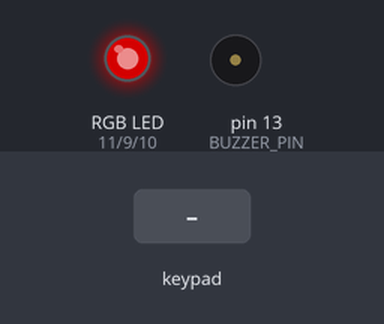
A sketch run on a simulated Arduino Uno, built with avr-gcc and run on an emulated ATmega328P. Parts: an RGB LED mixed from three pins (HIGH = lit), buzzer (waves = sounding). Dashed ring = blinking. Inputs (shaded band) come from the test bench. Dim RGB values are drawn brighter than linear; what the sketch prints to the serial monitor is not drawn.

Above: at 1.4 s.
1.5 s: key '*' pressed
At 2.9 s:
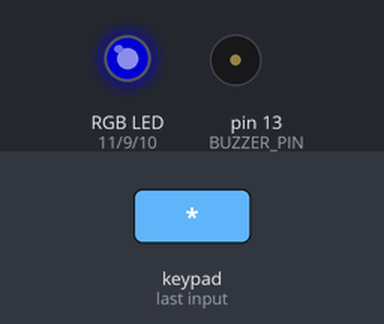
3.2 s: keypad keys 0 0 0 0 pressed 0.4 s apart
At 6.3 s:
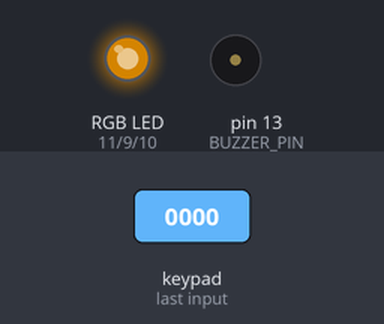
6.6 s: keypad keys 0 0 0 0 # pressed 0.4 s apart
At 8.01 s:
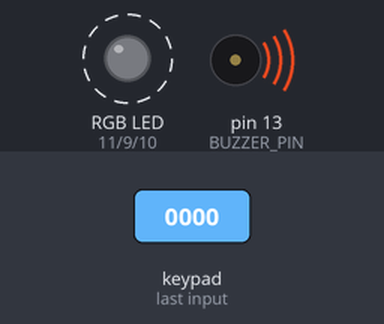
10.1 s: keypad keys 0 0 0 0 A pressed 0.4 s apart
At 13.2 s:
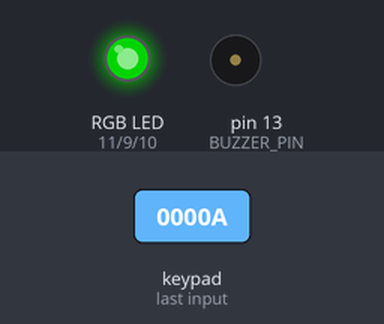
13.6 s: key '#' pressed
At 13.7 s:
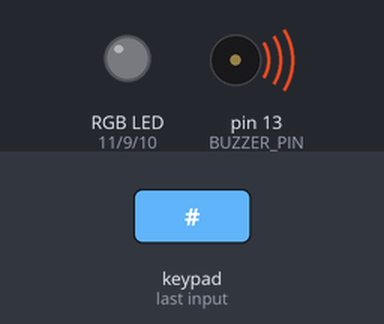
15.3 s: keypad keys 1 2 8 7 6 pressed 0.4 s apart
At 17.07 s:
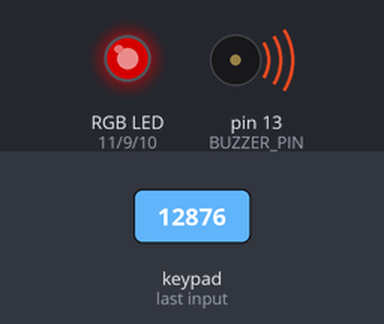
Timing chart, 0 to 18.7 s (numbered marks = the images above; inputs shaded):
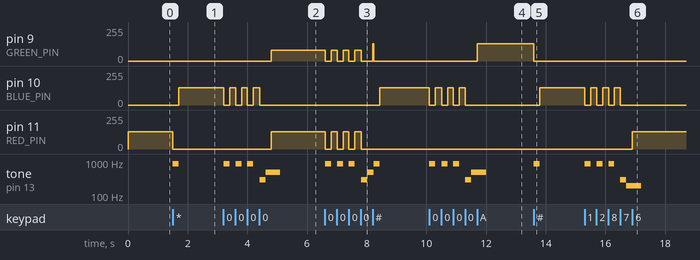

Measured:
- after the input at 1.5 s, pin 10 (BLUE_PIN): 0/255 → 128/255 after 0.20 s; pin 11 (RED_PIN): 128/255 → 0/255 at once; tone on pin 13 (BUZZER_PIN): silent → 880 Hz at once, → silent 0.20 s later
- after the input at 3.2 s, pin 9 (GREEN_PIN): 0/255 → 80/255 after 1.6 s; pin 10 (BLUE_PIN): alternates 128/255 for 0.20 s and 0/255 for 0.20 s, 7 changes in all, then stays 0/255, starting at once
- after the input at 6.6 s, pin 9 (GREEN_PIN): 80/255 → 0/255 at once, → 80/255 0.20 s later, → 0/255 0.20 s later, → 80/255 0.20 s later, … (9 changes in this stretch); pin 10 (BLUE_PIN): 0/255 → 128/255 after 1.8 s
- after the input at 10.1 s, pin 9 (GREEN_PIN): 0/255 → 128/255 after 1.6 s; pin 10 (BLUE_PIN): alternates 128/255 for 0.20 s and 0/255 for 0.20 s, 7 changes in all, then stays 0/255, starting at once; tone on pin 13 (BUZZER_PIN): plays 880 Hz for 0.20 s, 880 Hz for 0.20 s, 880 Hz for 0.20 s, 300 Hz for 0.20 s, 500 Hz for 0.50 s, starting at once
- after the input at 13.6 s, pin 9 (GREEN_PIN): 128/255 → 0/255 at once; pin 10 (BLUE_PIN): 0/255 → 128/255 after 0.20 s; tone on pin 13 (BUZZER_PIN): silent → 880 Hz at once, → silent 0.20 s later
- after the input at 15.3 s, pin 10 (BLUE_PIN): alternates 128/255 for 0.20 s and 0/255 for 0.20 s, 7 changes in all, then stays 0/255, starting at once; pin 11 (RED_PIN): 0/255 → 128/255 after 1.6 s; tone on pin 13 (BUZZER_PIN): plays 880 Hz for 0.20 s, 880 Hz for 0.20 s, 880 Hz for 0.20 s, 300 Hz for 0.20 s, 200 Hz for 0.50 s, starting at once

The sketch:

Day_15.ino
```cpp
// C++ code
//

#include <Keypad.h>

const byte ROWS = 4;
const byte COLS = 4;

const byte PIN_LENGTH = 4;
char password[PIN_LENGTH] =  { '0', '0', '0', '0' };

byte ROW_PINS[ROWS] = {12, 8, 7, 6};
byte COL_PINS[COLS] = {5, 4, 3, 2};

const char BUTTONS[ROWS][COLS] = {
  { '1', '2', '3', 'A' },
  { '4', '5', '6', 'B' },
  { '7', '8', '9', 'C' },
  { '*', '0', '#', 'D' }
};

Keypad heroKeypad = Keypad(makeKeymap(BUTTONS), ROW_PINS, COL_PINS, ROWS, COLS);

const byte BUZZER_PIN = 13;

const byte RED_PIN = 11;
const byte BLUE_PIN = 10;
const byte GREEN_PIN = 9;

void setup()
{
  pinMode(BUZZER_PIN, OUTPUT);
  pinMode(RED_PIN, OUTPUT);
  pinMode(BLUE_PIN, OUTPUT);
  pinMode(GREEN_PIN, OUTPUT);

  displayColor(128, 0, 0);

  Serial.begin(9600);
  delay(200);
  Serial.println("Press * to enter new PIN or # to access the system.");
}

void loop()
{
  char button_character = heroKeypad.waitForKey();

  if (button_character == '#'){
    giveInputFeedback();
    bool access_allowed = validatePin();
    if (access_allowed){
      Serial.println("Welcome, authorized user. You may now begin using the system.");
    } else {
      Serial.println("Access Denied.");
      Serial.println("\nPress * to enter new PIN or # to access the system.");
    }
  }

  if (button_character == '*') {
    giveInputFeedback();
    bool access_allowed = validatePin();

    if (access_allowed) {
      displayColor(128, 80, 0);
      Serial.println("Welcome, authorized user. Please Enter a new PIN: ");

      for ( int i = 0; i < PIN_LENGTH; i++ ) {
        password[i] = heroKeypad.waitForKey();

        if (i < (PIN_LENGTH - 1)) {
          giveInputFeedback();
          displayColor(128, 80, 0);
        }

        Serial.print("*");
      }

      Serial.println();
      Serial.println("Pin Successfully Changed");
      giveSuccessFeedback();
    } else {
      Serial.println("Access Denined. Cannot change PIN without the old or default.");
      Serial.println("\nPress * to enter new PIN or # to access the system.");
    }
  }
}

bool validatePin() {
  Serial.println("Enter PIN to continue.");
  byte inputError = 0;

  for ( int i = 0; i < PIN_LENGTH; i++ ) {
    char button_character = heroKeypad.waitForKey();


    if (password[i] != button_character) {
      inputError++;
    }

    if (i < (PIN_LENGTH - 1)) {
      giveInputFeedback();
    }
    Serial.print("*");
  }

  if (0 < inputError) {
    giveErrorFeedback();
    Serial.println();
    Serial.println("WRONG PIN ENTERED");
    return false;
  }

  giveSuccessFeedback();
  Serial.println();
  Serial.println("Device Successfully Unlocked.");
  return true;
}

void displayColor(
  byte red_intensity,
  byte green_intensity,
  byte blue_intensity
){
  analogWrite(RED_PIN, red_intensity);
  analogWrite(GREEN_PIN, green_intensity);
  analogWrite(BLUE_PIN, blue_intensity);
}

void giveInputFeedback() {
  displayColor(0, 0, 0);
  tone(BUZZER_PIN, 880, 200);
  delay(200);
  displayColor(0, 0, 128);
}

void giveSuccessFeedback() {
  displayColor(0, 0, 0);
  tone(BUZZER_PIN, 300, 200);
  delay(200);

  tone(BUZZER_PIN, 500, 500);
  delay(200);
  displayColor(0, 128, 0);
}

void giveErrorFeedback() {
  displayColor(0, 0, 0);
  tone(BUZZER_PIN, 300, 200);
  delay(200);

  tone(BUZZER_PIN, 200, 500);
  delay(200);
  displayColor(128, 0, 0);
}
```
